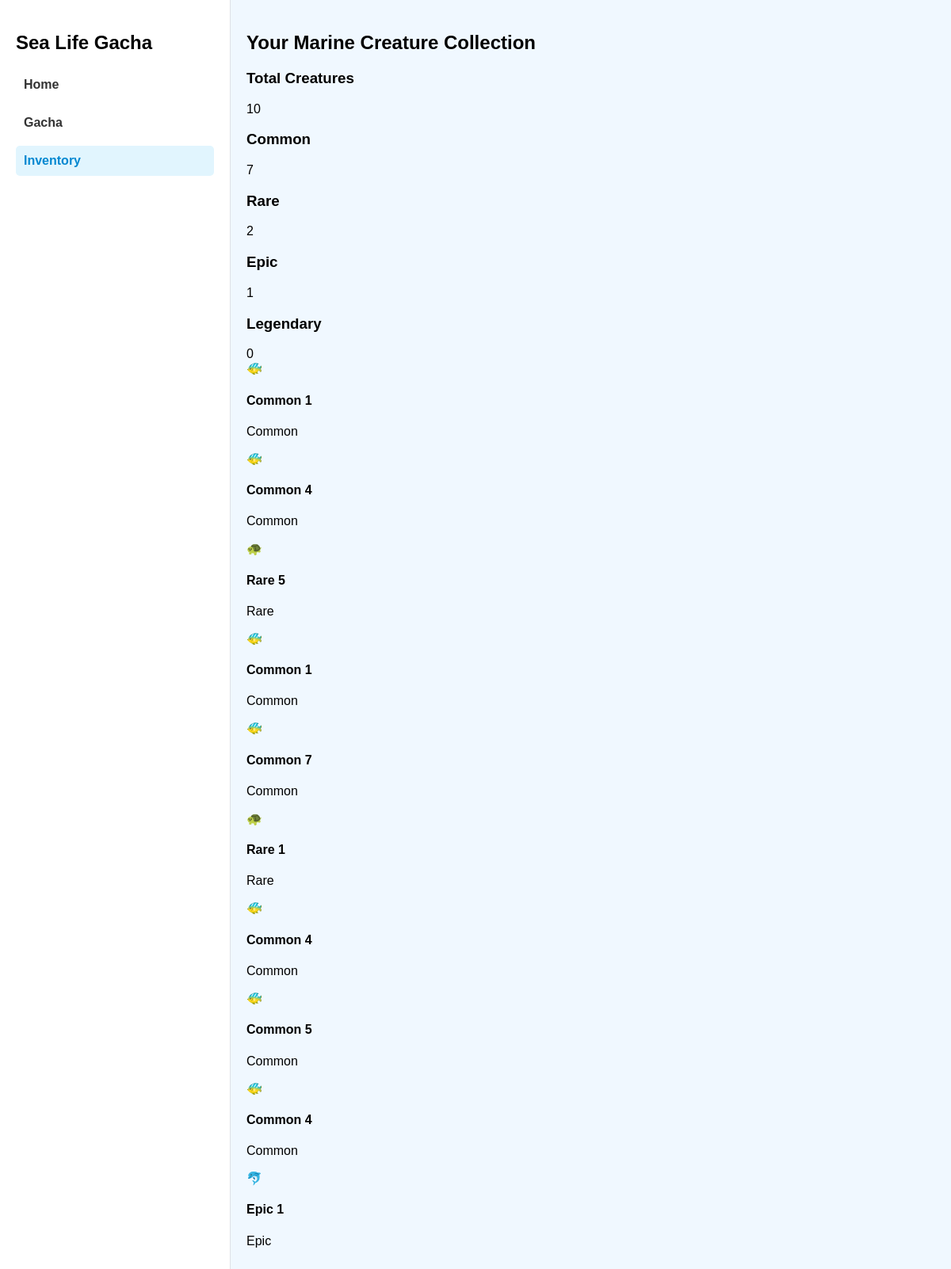
Page /inventory (signed in) on the committed database.
### app.py (models this page shows)
class Creature(db.Model):
    id = db.Column(db.Integer, primary_key=True)
    name = db.Column(db.String(100), nullable=False)
    rarity = db.Column(db.String(20), nullable=False)
    image = db.Column(db.String(100))
    probability = db.Column(db.Float, nullable=False)
    is_active = db.Column(db.Boolean, default=True)

### app.py (the view)
@app.route('/inventory')
def inventory():
    user = get_current_user()
    if not user:
        return redirect(url_for('auth'))
    user_data = get_user_data(user)
    return render_template('inventory.html', inventory=user_data['inventory'])

### app.py (called while the page is built)
def get_current_user():
    if 'user_id' in session:
        return db.session.get(User, session['user_id'])
    return None

def get_user_data(user):
    completed_missions = UserMission.query.filter_by(user_id=user.id, completed=True).all()
    completed_mission_ids = [mission.mission_id for mission in completed_missions]
    inventory_creatures = UserCreature.query.filter_by(user_id=user.id).join(Creature).all()
    inventory = [
        {
            'id': uc.id,
            'name': uc.creature.name,
            'rarity': uc.creature.rarity,
            'image': uc.creature.image
        }
        for uc in inventory_creatures
    ]
    return {
        'clicks': user.clicks,
        'coins': user.coins,
        'pulls': user.pulls,
        'completed_missions': completed_mission_ids,
        'inventory': inventory
    }

### templates/inventory.html (shortened to what this page needs)
{% extends "base.html" %}
{% block content %}
<div class="inventory-container">
    <h2>Your Marine Creature Collection</h2>
    <div class="inventory-stats">
        <div class="stat-item">
            <h3>Total Creatures</h3>
            <span class="stat-number">{{ inventory|length }}</span>
        </div>
        <div class="stat-item">
            <h3>Common</h3>
            <span class="stat-number">
                {% set common_count = inventory|selectattr('rarity', 'equalto', 'common')|list|length %}
                {{ common_count }}
            </span>
        </div>
        <div class="stat-item">
            <h3>Rare</h3>
            <span class="stat-number">
                {% set rare_count = inventory|selectattr('rarity', 'equalto', 'rare')|list|length %}
                {{ rare_count }}
            </span>
        </div>
        <div class="stat-item">
            <h3>Epic</h3>
            <span class="stat-number">
                {% set epic_count = inventory|selectattr('rarity', 'equalto', 'epic')|list|length %}
                {{ epic_count }}
            </span>
        </div>
        <div class="stat-item">
            <h3>Legendary</h3>
            <span class="stat-number">
                {% set legendary_count = inventory|selectattr('rarity', 'equalto', 'legendary')|list|length %}
                {{ legendary_count }}
            </span>
        </div>
    </div>
    {% if inventory %}
    <div class="inventory-grid">
        {% for creature in inventory %}
        <div class="creature-card {{ creature.rarity }}">
            <div class="creature-image">
                {% if creature.rarity == 'common' %}🐠{% endif %}
                {% if creature.rarity == 'rare' %}🐢{% endif %}
                {% if creature.rarity == 'epic' %}🐬{% endif %}
            </div>
            <h4 class="creature-name">{{ creature.name }}</h4>
            <p class="rarity {{ creature.rarity }}">{{ creature.rarity|title }}</p>
        </div>
        {% endfor %}
    </div>
    {% endif %}
</div>
{% endblock %}

### templates/base.html (style rules this page uses)
body { font-family: sans-serif; margin: 0; background: #f0f8ff; }

### rows in the picture
Creature: name "Common 1", rarity "Common"
Creature: name "Common 4", rarity "Common"
Creature: name "Rare 5", rarity "Rare"
Creature: name "Common 7", rarity "Common"
Creature: name "Rare 1", rarity "Rare"
Creature: name "Common 5", rarity "Common"
Creature: name "Epic 1", rarity "Epic"

### other values in the picture
{{ inventory|length }} "10"
{{ common_count }} "7"
{{ rare_count }} "2"
{{ epic_count }} "1"
{{ legendary_count }} "0"
